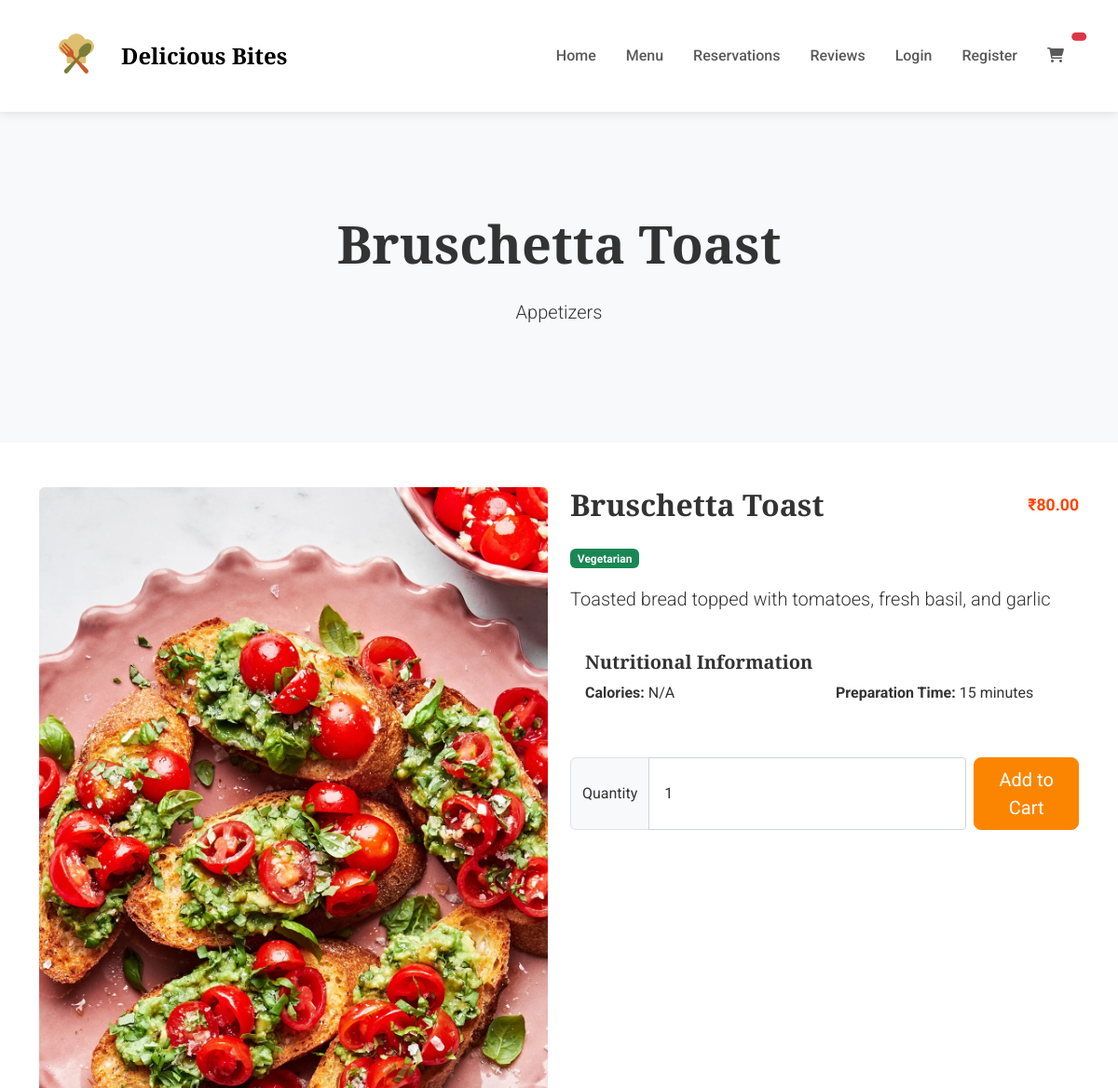
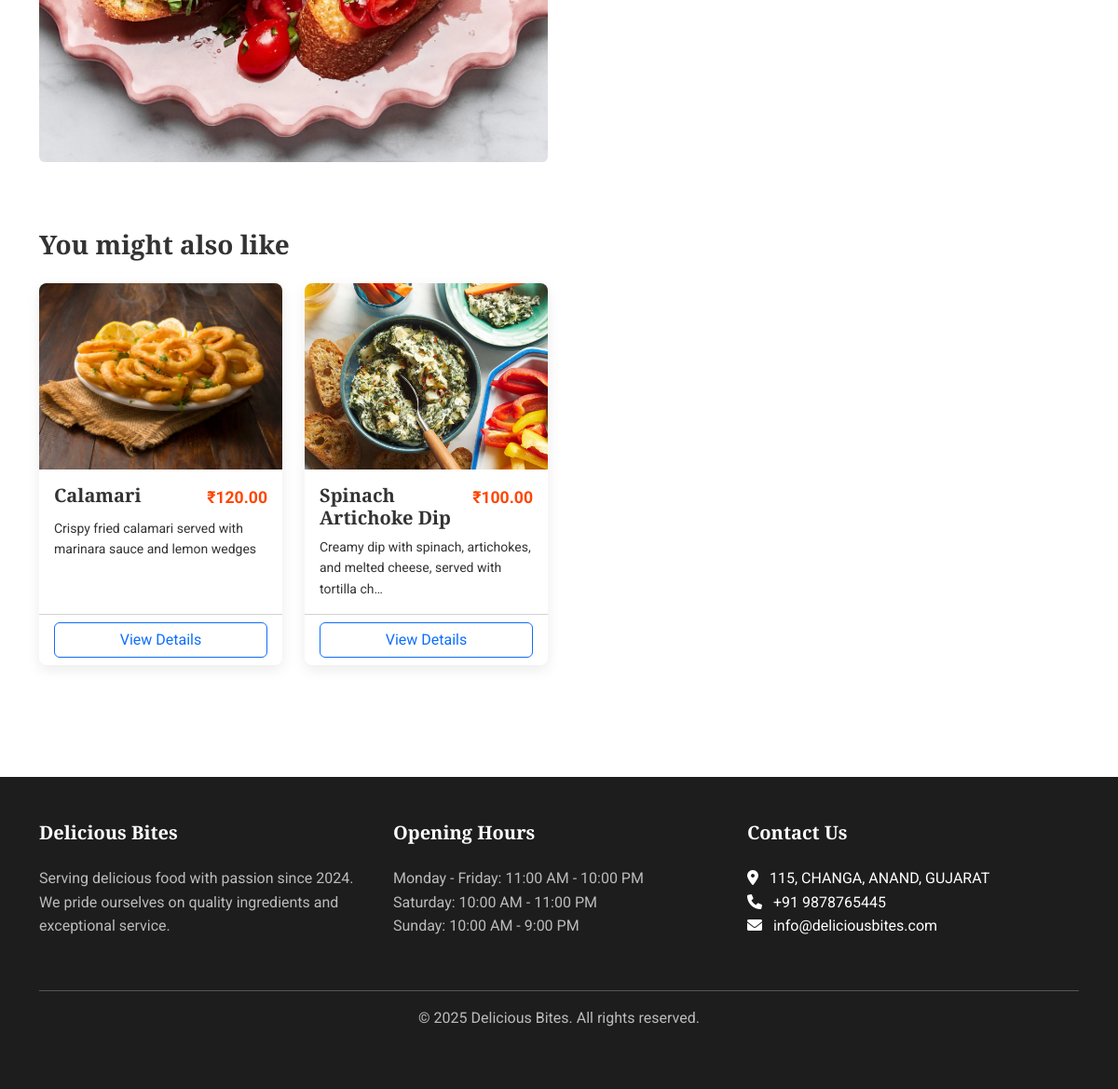
Page /menu/item/1/ on the committed database (2 pictures, top to bottom).
### menu/models.py (models this page shows, shortened)
class MenuItem(models.Model):
    name = models.CharField(max_length=100)
    description = models.TextField()
    price = models.DecimalField(max_digits=10, decimal_places=2)
    category = models.ForeignKey(Category, on_delete=models.CASCADE, related_name='menu_items')
    image = models.ImageField(upload_to='menu_items/', null=True, blank=True)
    is_vegetarian = models.BooleanField(default=False)
    is_spicy = models.BooleanField(default=False)
    is_available = models.BooleanField(default=True)
    is_featured = models.BooleanField(default=False)
    created_at = models.DateTimeField(auto_now_add=True)
    updated_at = models.DateTimeField(auto_now=True)
    class Meta:
        verbose_name = 'Menu Item'
        verbose_name_plural = 'Menu Items'
        ordering = ['category', 'name']

class Category(models.Model):
    name = models.CharField(max_length=100)
    description = models.TextField(blank=True)
    image = models.ImageField(upload_to='categories/', null=True, blank=True)
    is_active = models.BooleanField(default=True)
    created_at = models.DateTimeField(auto_now_add=True)
    updated_at = models.DateTimeField(auto_now=True)
    class Meta:
        verbose_name = 'Category'
        verbose_name_plural = 'Categories'
        ordering = ['name']

### menu/views.py (the view)
# urls.py: path('item/<int:item_id>/', views.menu_item_detail, name='menu_item_detail'),
def menu_item_detail(request, item_id):
    menu_item = get_object_or_404(MenuItem, id=item_id, is_available=True)
    related_items = MenuItem.objects.filter(
        category=menu_item.category,
        is_available=True
    ).exclude(id=item_id)[:4]
    context = {
        'menu_item': menu_item,
        'related_items': related_items,
    }
    return render(request, 'menu/menu_item_detail.html', context)

### restaurant_project/context_processors/cart.py (called while the page is built)
def cart_processor(request):
    cart_count = 0
    if request.user.is_authenticated:
        cart = Order.objects.filter(user=request.user, status='cart').first()
        if cart:
            cart_count = cart.items.count()
    return {
        'cart_count': cart_count
    }

### templates/menu/menu_item_detail.html (shortened to what this page needs)
{% extends 'base/base.html' %}
{% load static %}
{% block content %}
<section class="page-banner">
    <div class="container text-center py-5">
        <h1 class="display-4 fw-bold mb-4">{{ menu_item.name }}</h1>
        <p class="lead">{{ menu_item.category.name }}</p>
    </div>
</section>
<section class="menu-item-detail-section py-5">
    <div class="container">
        <div class="row">
            <div class="col-md-6 mb-4">
                <div class="menu-item-image">
                    {% if menu_item.image %}
                        <img src="{{ menu_item.image.url }}" class="img-fluid rounded" alt="{{ menu_item.name }}">
                    {% else %}
                        <img src="{% static 'images/placeholder-food.jpg' %}" class="img-fluid rounded" alt="{{ menu_item.name }}">
                    {% endif %}
                </div>
            </div>
            <div class="col-md-6 mb-4">
                <div class="menu-item-info">
                    <div class="d-flex justify-content-between align-items-center mb-3">
                        <h2>{{ menu_item.name }}</h2>
                        <span class="price-tag h3">₹{{ menu_item.price }}</span>
                    </div>
                    <div class="dietary-info mb-3">
                        {% if menu_item.is_vegetarian %}
                            <span class="badge bg-success me-1">Vegetarian</span>
                        {% endif %}
                    </div>
                    <div class="description mb-4">
                        <p class="lead">{{ menu_item.description }}</p>
                    </div>
                    <div class="card mb-4">
                        <div class="card-body">
                            <h5 class="card-title">Nutritional Information</h5>
                            <div class="row">
                                <div class="col-6">
                                    <p><strong>Calories:</strong> {{ menu_item.calories|default:"N/A" }}</p>
                                </div>
                                <div class="col-6">
                                    <p><strong>Preparation Time:</strong> {{ menu_item.prep_time|default:"15" }} minutes</p>
                                </div>
                            </div>
                        </div>
                    </div>
                    <div class="add-to-cart-section">
                        <form action="{% url 'orders:add_to_cart' menu_item.id %}" method="post" class="d-flex">
                            <div class="input-group me-2">
                                <span class="input-group-text">Quantity</span>
                                <input type="number" name="quantity" value="1" min="1" max="10" class="form-control">
                            </div>
                            <button type="submit" class="btn btn-primary btn-lg">Add to Cart</button>
                        </form>
                    </div>
                </div>
            </div>
        </div>
        {% if related_items %}
            <div class="related-items-section mt-5">
                <h3 class="mb-4">You might also like</h3>
                <div class="row">
                    {% for item in related_items %}
                        <div class="col-md-3 col-sm-6 mb-4">
                            <div class="card h-100 menu-card">
                                <div class="menu-img-container">
                                    {% if item.image %}
                                        <img src="{{ item.image.url }}" class="card-img-top" alt="{{ item.name }}">
                                    {% else %}
                                        <img src="{% static 'images/placeholder-food.jpg' %}" class="card-img-top" alt="{{ item.name }}">
                                    {% endif %}
                                </div>
                                <div class="card-body">
                                    <div class="d-flex justify-content-between align-items-start mb-2">
                                        <h5 class="card-title mb-0">{{ item.name }}</h5>
                                        <span class="price-tag">₹{{ item.price }}</span>
                                    </div>
                                    <p class="card-text small">{{ item.description|truncatechars:80 }}</p>
                                </div>
                                <div class="card-footer bg-transparent">
                                    <a href="{% url 'menu:menu_item_detail' item.id %}" class="btn btn-outline-primary w-100">View Details</a>
                                </div>
                            </div>
                        </div>
                    {% endfor %}
                </div>
            </div>
        {% endif %}
    </div>
</section>
{% endblock %}

### static/css/style.css (style rules this page uses)
:root { --primary-color: #fb8500; --secondary-color: #219ebc; --dark-color: #023047; --light-color: #f8f9fa; --gray-color: #6c757d; --success-color: #28a745; --danger-color: #dc3545; --transition: all 0.3s ease; }
[data-bs-theme="light"] { --bs-primary: var(--primary-color); --bs-navbar-bg: #ffffff; --bs-body-bg: #ffffff; --bs-body-color: #333333; --bs-card-bg: #ffffff; --bs-secondary-bg: #f8f9fa; }
body { font-family: 'Roboto', sans-serif; line-height: 1.6; color: var(--bs-body-color); background-color: var(--bs-body-bg); overflow-x: hidden; }
h1, h2, h3, h4, h5, h6 { font-family: 'Playfair Display', serif; font-weight: 700; }
.btn-primary { background-color: var(--primary-color); border-color: var(--primary-color); }
.card { border: none; border-radius: 0.5rem; overflow: hidden; transition: var(--transition); background-color: var(--bs-card-bg); }
.menu-card .card-img-top { height: 200px; object-fit: cover; }
.form-control { border-radius: 0.25rem; padding: 0.75rem 1rem; font-size: 1rem; border: 1px solid #ced4da; background-color: var(--bs-body-bg); color: var(--bs-body-color); }
body { font-family: 'Roboto', sans-serif; color: #333; }
h1, h2, h3, h4, h5, h6 { font-family: 'Playfair Display', serif; }
.menu-card { transition: transform 0.3s, box-shadow 0.3s; border: none; box-shadow: 0 5px 15px rgba(0, 0, 0, 0.08); }
.menu-img-container { position: relative; height: 200px; overflow: hidden; }
.menu-img-container img { width: 100%; height: 100%; object-fit: cover; }
.price-tag { color: #ff4500; font-weight: 700; font-size: 1.1rem; }
.page-banner { background-color: #f8f9fa; padding: 60px 0; }

### rows in the picture
MenuItem: name "Bruschetta Toast", category.name "Appetizers", image (placeholder picture), price "80.00", description "Toasted bread topped with tomatoes, fresh basil, and garlic"
MenuItem: image (picture), name "Calamari", price "120.00", description "Crispy fried calamari served with marinara sauce and lemon wedges"
MenuItem: image (picture), name "Spinach Artichoke Dip", price "100.00", description "Creamy dip with spinach, artichokes, and melted cheese, served with tortilla ch…"

### other values in the picture
{{ menu_item.calories|default:"N/A" }} "N/A"
{{ menu_item.prep_time|default:"15" }} "15"
